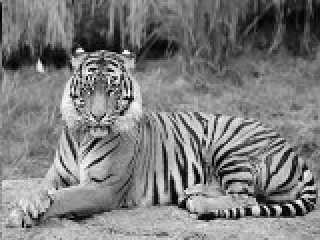
#> input picture images/fpga_output_resized_fil.png, 320 x 240 px, found by its file name; the run also reads 1 picture not shown here
$ python comparison2.py
#> lines starting #> are read from the running program, lines starting #| are printed output that depends on the picture
from PIL import Image
import numpy as np
import math

# Load your images (must be same size and grayscale)
orig = np.array(Image.open("fpga_output_resized_fil.png").convert("L"), dtype=np.float32)
filt = np.array(Image.open("fpga_output_resized_filfil.png").convert("L"), dtype=np.float32)

# Ensure both have the same shape
if orig.shape != filt.shape:
    print("Images must have the same size!")
    exit()

# ---- Compute MSE (Mean Squared Error) ----
mse = np.mean((orig - filt) ** 2)
#> mse = 0.713

# ---- Compute PSNR (Peak Signal-to-Noise Ratio) ----
if mse == 0:
    psnr = float('inf')
else:
    psnr = 20 * math.log10(255 / math.sqrt(mse))
#> psnr = 49.6

# ---- Display results ----
print(f"Image Comparison Results:")
print(f"--------------------------")
print(f"MSE  : {mse:.3f}")
#| MSE  : 0.713
print(f"PSNR : {psnr:.3f} dB")
#| PSNR : 49.600 dB

# Optional: show both images side-by-side for visual check
combined = Image.fromarray(np.hstack((orig, filt)).astype(np.uint8))
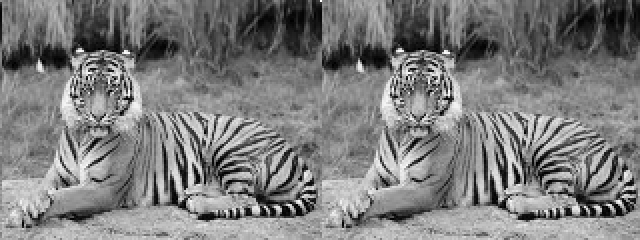
#> combined: PIL image 640x240 L; min 0, max 255, mean 124.3
combined.show()
